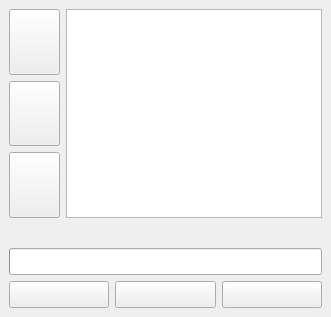
<?xml version="1.0" encoding="UTF-8"?>
<ui version="4.0">
 <class>PlayerMain</class>
 <widget class="QMainWindow" name="PlayerMain">
  <property name="windowModality">
   <enum>Qt::WindowModality::NonModal</enum>
  </property>
  <property name="geometry">
   <rect>
    <x>0</x>
    <y>0</y>
    <width>312</width>
    <height>317</height>
   </rect>
  </property>
  <property name="sizePolicy">
   <sizepolicy hsizetype="Fixed" vsizetype="Fixed">
    <horstretch>0</horstretch>
    <verstretch>0</verstretch>
   </sizepolicy>
  </property>
  <property name="font">
   <font>
    <pointsize>12</pointsize>
   </font>
  </property>
  <property name="contextMenuPolicy">
   <enum>Qt::ContextMenuPolicy::DefaultContextMenu</enum>
  </property>
  <property name="acceptDrops">
   <bool>false</bool>
  </property>
  <property name="windowTitle">
   <string notr="true">Music Player</string>
  </property>
  <widget class="QWidget" name="centralwidget">
   <property name="sizePolicy">
    <sizepolicy hsizetype="MinimumExpanding" vsizetype="MinimumExpanding">
     <horstretch>0</horstretch>
     <verstretch>0</verstretch>
    </sizepolicy>
   </property>
   <layout class="QVBoxLayout" name="verticalLayout">
    <item>
     <layout class="QHBoxLayout" name="holder">
      <item>
       <layout class="QVBoxLayout" name="playbackControlsLayout">
        <item>
         <widget class="QPushButton" name="btnSettings">
          <property name="sizePolicy">
           <sizepolicy hsizetype="Minimum" vsizetype="MinimumExpanding">
            <horstretch>0</horstretch>
            <verstretch>0</verstretch>
           </sizepolicy>
          </property>
          <property name="toolTip">
           <string>&lt;html&gt;&lt;head/&gt;&lt;body&gt;&lt;p&gt;settings/song display&lt;/p&gt;&lt;/body&gt;&lt;/html&gt;</string>
          </property>
          <property name="text">
           <string/>
          </property>
          <property name="icon">
           <iconset theme="QIcon::ThemeIcon::DocumentProperties"/>
          </property>
         </widget>
        </item>
        <item>
         <widget class="QPushButton" name="btnRepeat">
          <property name="sizePolicy">
           <sizepolicy hsizetype="Minimum" vsizetype="MinimumExpanding">
            <horstretch>0</horstretch>
            <verstretch>0</verstretch>
           </sizepolicy>
          </property>
          <property name="toolTip">
           <string>&lt;html&gt;&lt;head/&gt;&lt;body&gt;&lt;p&gt;Loop song&lt;/p&gt;&lt;/body&gt;&lt;/html&gt;</string>
          </property>
          <property name="text">
           <string/>
          </property>
          <property name="icon">
           <iconset theme="QIcon::ThemeIcon::MediaPlaylistRepeat"/>
          </property>
          <property name="flat">
           <bool>false</bool>
          </property>
         </widget>
        </item>
        <item>
         <widget class="QPushButton" name="btnLoadFiles">
          <property name="sizePolicy">
           <sizepolicy hsizetype="Minimum" vsizetype="MinimumExpanding">
            <horstretch>0</horstretch>
            <verstretch>0</verstretch>
           </sizepolicy>
          </property>
          <property name="toolTip">
           <string>&lt;html&gt;&lt;head/&gt;&lt;body&gt;&lt;p&gt;Load songs from folder&lt;/p&gt;&lt;/body&gt;&lt;/html&gt;</string>
          </property>
          <property name="text">
           <string/>
          </property>
          <property name="icon">
           <iconset theme="QIcon::ThemeIcon::FolderOpen"/>
          </property>
         </widget>
        </item>
       </layout>
      </item>
      <item>
       <widget class="QStackedWidget" name="settingsSwitcher">
        <property name="sizePolicy">
         <sizepolicy hsizetype="MinimumExpanding" vsizetype="MinimumExpanding">
          <horstretch>0</horstretch>
          <verstretch>0</verstretch>
         </sizepolicy>
        </property>
        <property name="currentIndex">
         <number>0</number>
        </property>
        <widget class="QWidget" name="songSelect">
         <layout class="QVBoxLayout" name="verticalLayout_2">
          <property name="leftMargin">
           <number>0</number>
          </property>
          <property name="topMargin">
           <number>0</number>
          </property>
          <property name="rightMargin">
           <number>0</number>
          </property>
          <property name="bottomMargin">
           <number>0</number>
          </property>
          <item>
           <widget class="QListWidget" name="loadedSongList">
            <property name="sizePolicy">
             <sizepolicy hsizetype="MinimumExpanding" vsizetype="Expanding">
              <horstretch>0</horstretch>
              <verstretch>0</verstretch>
             </sizepolicy>
            </property>
            <property name="minimumSize">
             <size>
              <width>250</width>
              <height>0</height>
             </size>
            </property>
            <property name="baseSize">
             <size>
              <width>250</width>
              <height>0</height>
             </size>
            </property>
            <property name="font">
             <font>
              <pointsize>10</pointsize>
             </font>
            </property>
            <property name="verticalScrollMode">
             <enum>QAbstractItemView::ScrollMode::ScrollPerPixel</enum>
            </property>
            <property name="isWrapping" stdset="0">
             <bool>false</bool>
            </property>
            <property name="resizeMode">
             <enum>QListView::ResizeMode::Fixed</enum>
            </property>
            <property name="uniformItemSizes">
             <bool>true</bool>
            </property>
            <property name="wordWrap">
             <bool>false</bool>
            </property>
           </widget>
          </item>
         </layout>
        </widget>
        <widget class="QWidget" name="settings">
         <layout class="QVBoxLayout" name="verticalLayout_3">
          <item>
           <widget class="QLabel" name="label">
            <property name="font">
             <font>
              <pointsize>10</pointsize>
              <bold>true</bold>
             </font>
            </property>
            <property name="text">
             <string>Volume (internal)</string>
            </property>
           </widget>
          </item>
          <item>
           <widget class="QSlider" name="settingsVolumeSlider">
            <property name="font">
             <font>
              <pointsize>10</pointsize>
             </font>
            </property>
            <property name="minimum">
             <number>0</number>
            </property>
            <property name="maximum">
             <number>100</number>
            </property>
            <property name="value">
             <number>50</number>
            </property>
            <property name="orientation">
             <enum>Qt::Orientation::Horizontal</enum>
            </property>
           </widget>
          </item>
          <item>
           <widget class="QLabel" name="label_3">
            <property name="font">
             <font>
              <pointsize>10</pointsize>
              <bold>true</bold>
             </font>
            </property>
            <property name="text">
             <string>Playlist controls</string>
            </property>
           </widget>
          </item>
          <item>
           <widget class="QCheckBox" name="settingsLoopPlaylsitCBox">
            <property name="font">
             <font>
              <pointsize>10</pointsize>
             </font>
            </property>
            <property name="toolTip">
             <string>&lt;html&gt;&lt;head/&gt;&lt;body&gt;&lt;p&gt;after the playlist reaches it's end, starts agin from the first song&lt;/p&gt;&lt;/body&gt;&lt;/html&gt;</string>
            </property>
            <property name="text">
             <string>Loop playlist</string>
            </property>
            <property name="checked">
             <bool>true</bool>
            </property>
           </widget>
          </item>
          <item>
           <widget class="QLabel" name="label_2">
            <property name="font">
             <font>
              <pointsize>10</pointsize>
              <bold>true</bold>
             </font>
            </property>
            <property name="text">
             <string>Clean text</string>
            </property>
           </widget>
          </item>
          <item>
           <layout class="QHBoxLayout" name="horizontalLayout">
            <item>
             <widget class="QCheckBox" name="cleanHastagsCBox">
              <property name="font">
               <font>
                <pointsize>10</pointsize>
               </font>
              </property>
              <property name="toolTip">
               <string>&lt;html&gt;&lt;head/&gt;&lt;body&gt;&lt;p&gt;Remove hastags from song names&lt;/p&gt;&lt;/body&gt;&lt;/html&gt;</string>
              </property>
              <property name="text">
               <string>#</string>
              </property>
              <property name="checked">
               <bool>true</bool>
              </property>
             </widget>
            </item>
            <item>
             <widget class="QCheckBox" name="cleanBracketsCBox">
              <property name="font">
               <font>
                <pointsize>10</pointsize>
               </font>
              </property>
              <property name="toolTip">
               <string>&lt;html&gt;&lt;head/&gt;&lt;body&gt;&lt;p&gt;Remove brackets from song names&lt;/p&gt;&lt;/body&gt;&lt;/html&gt;</string>
              </property>
              <property name="text">
               <string>()</string>
              </property>
              <property name="checked">
               <bool>true</bool>
              </property>
             </widget>
            </item>
            <item>
             <widget class="QCheckBox" name="cleanSqareBracketsCBox">
              <property name="font">
               <font>
                <pointsize>10</pointsize>
               </font>
              </property>
              <property name="toolTip">
               <string>&lt;html&gt;&lt;head/&gt;&lt;body&gt;&lt;p&gt;Removes sqare brackets from song names&lt;/p&gt;&lt;/body&gt;&lt;/html&gt;</string>
              </property>
              <property name="text">
               <string>[]</string>
              </property>
              <property name="checked">
               <bool>true</bool>
              </property>
             </widget>
            </item>
           </layout>
          </item>
          <item>
           <widget class="QPushButton" name="btnCleanText">
            <property name="font">
             <font>
              <pointsize>10</pointsize>
             </font>
            </property>
            <property name="toolTip">
             <string>&lt;html&gt;&lt;head/&gt;&lt;body&gt;&lt;p&gt;Removes selected symbols from song names&lt;/p&gt;&lt;p&gt;WARNING: songs may reorder themselves after using. IREVERSABLE&lt;/p&gt;&lt;/body&gt;&lt;/html&gt;</string>
            </property>
            <property name="text">
             <string>Clean</string>
            </property>
           </widget>
          </item>
         </layout>
        </widget>
       </widget>
      </item>
     </layout>
    </item>
    <item>
     <layout class="QVBoxLayout" name="songControlsLayout">
      <item>
       <widget class="QLabel" name="songNameDisplay">
        <property name="sizePolicy">
         <sizepolicy hsizetype="Minimum" vsizetype="Minimum">
          <horstretch>0</horstretch>
          <verstretch>0</verstretch>
         </sizepolicy>
        </property>
        <property name="text">
         <string notr="true"/>
        </property>
       </widget>
      </item>
      <item>
       <widget class="QProgressBar" name="songProgressDisplay">
        <property name="value">
         <number>0</number>
        </property>
        <property name="textVisible">
         <bool>false</bool>
        </property>
        <property name="format">
         <string notr="true">%p%</string>
        </property>
       </widget>
      </item>
      <item>
       <layout class="QHBoxLayout" name="playbackBtnHolder">
        <item>
         <widget class="QPushButton" name="pushButton">
          <property name="text">
           <string/>
          </property>
          <property name="icon">
           <iconset theme="QIcon::ThemeIcon::GoPrevious"/>
          </property>
         </widget>
        </item>
        <item>
         <widget class="QPushButton" name="btnPausePlay">
          <property name="toolTip">
           <string/>
          </property>
          <property name="text">
           <string/>
          </property>
          <property name="icon">
           <iconset theme="QIcon::ThemeIcon::MediaPlaybackStart"/>
          </property>
         </widget>
        </item>
        <item>
         <widget class="QPushButton" name="btnSkip">
          <property name="toolTip">
           <string/>
          </property>
          <property name="text">
           <string/>
          </property>
          <property name="icon">
           <iconset theme="QIcon::ThemeIcon::MediaSkipForward"/>
          </property>
         </widget>
        </item>
       </layout>
      </item>
     </layout>
    </item>
   </layout>
  </widget>
 </widget>
 <resources/>
 <connections/>
</ui>
